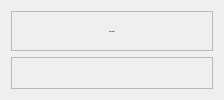
            <widget class="QWidget" name="stack_4">
             <layout class="QVBoxLayout" name="verticalLayout_16">
              <item>
               <widget class="QFrame" name="frame_17">
                <property name="minimumSize">
                 <size>
                  <width>0</width>
                  <height>40</height>
                 </size>
                </property>
                <property name="frameShape">
                 <enum>QFrame::StyledPanel</enum>
                </property>
                <property name="frameShadow">
                 <enum>QFrame::Raised</enum>
                </property>
                <layout class="QVBoxLayout" name="verticalLayout_15">
                 <property name="spacing">
                  <number>0</number>
                 </property>
                 <property name="leftMargin">
                  <number>0</number>
                 </property>
                 <property name="topMargin">
                  <number>0</number>
                 </property>
                 <property name="rightMargin">
                  <number>0</number>
                 </property>
                 <property name="bottomMargin">
                  <number>0</number>
                 </property>
                 <item alignment="Qt::AlignHCenter|Qt::AlignVCenter">
                  <widget class="QLabel" name="label_13">
                   <property name="sizePolicy">
                    <sizepolicy hsizetype="Expanding" vsizetype="Expanding">
                     <horstretch>0</horstretch>
                     <verstretch>0</verstretch>
                    </sizepolicy>
                   </property>
                   <property name="minimumSize">
                    <size>
                     <width>200</width>
                     <height>20</height>
                    </size>
                   </property>
                   <property name="maximumSize">
                    <size>
                     <width>200</width>
                     <height>20</height>
                    </size>
                   </property>
                   <property name="font">
                    <font>
                     <family>NovaFlat</family>
                     <pointsize>-1</pointsize>
                     <weight>75</weight>
                     <italic>false</italic>
                     <bold>true</bold>
                    </font>
                   </property>
                   <property name="text">
                    <string>Line Charts</string>
                   </property>
                   <property name="textFormat">
                    <enum>Qt::AutoText</enum>
                   </property>
                   <property name="alignment">
                    <set>Qt::AlignCenter</set>
                   </property>
                  </widget>
                 </item>
                </layout>
               </widget>
              </item>
              <item>
               <widget class="QFrame" name="frame_16">
                <property name="sizePolicy">
                 <sizepolicy hsizetype="Preferred" vsizetype="Expanding">
                  <horstretch>0</horstretch>
                  <verstretch>0</verstretch>
                 </sizepolicy>
                </property>
                <property name="frameShape">
                 <enum>QFrame::StyledPanel</enum>
                </property>
                <property name="frameShadow">
                 <enum>QFrame::Raised</enum>
                </property>
                <layout class="QGridLayout" name="gridLayout_5"/>
               </widget>
              </item>
             </layout>
            </widget>
